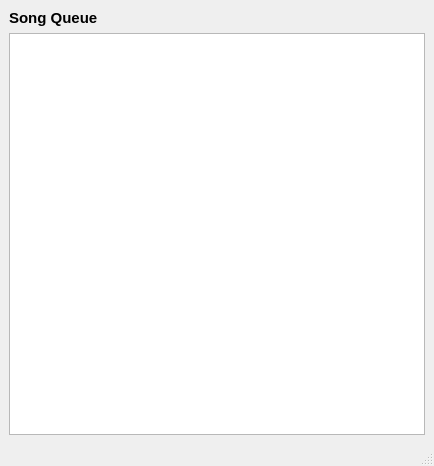
<?xml version="1.0" encoding="UTF-8"?>
<!--
Copyright (c) 2017 Tim Chen

This file is part of PyKS.

This file may be used under the terms of the GNU General Public License
version 3.0 as published by the Free Software Foundation and appearing in
the file LICENSE included in the packaging of this file.  Please review the
following information to ensure the GNU General Public License version 3.0
requirements will be met: http://www.gnu.org/copyleft/gpl.html.

This file is provided AS IS with NO WARRANTY OF ANY KIND, INCLUDING THE
WARRANTY OF DESIGN, MERCHANTABILITY AND FITNESS FOR A PARTICULAR PURPOSE.
See the GNU Public License along with PyKS.
-->
<ui version="4.0">
 <class>QueueWindow</class>
 <widget class="QMainWindow" name="QueueWindow">
  <property name="geometry">
   <rect>
    <x>0</x>
    <y>0</y>
    <width>434</width>
    <height>466</height>
   </rect>
  </property>
  <property name="acceptDrops">
   <bool>true</bool>
  </property>
  <property name="windowTitle">
   <string>Song Queue</string>
  </property>
  <property name="windowIcon">
   <iconset resource="images/resources.qrc">
    <normaloff>:/images/song_queue.png</normaloff>:/images/song_queue.png</iconset>
  </property>
  <widget class="QWidget" name="centralwidget">
   <layout class="QGridLayout" name="gridLayout">
    <item row="0" column="0">
     <layout class="QVBoxLayout" name="verticalLayout">
      <property name="sizeConstraint">
       <enum>QLayout::SetNoConstraint</enum>
      </property>
      <item>
       <widget class="QLabel" name="label_2">
        <property name="font">
         <font>
          <family>Segoe UI</family>
          <pointsize>11</pointsize>
          <weight>75</weight>
          <bold>true</bold>
         </font>
        </property>
        <property name="text">
         <string>Song Queue</string>
        </property>
       </widget>
      </item>
      <item>
       <widget class="SonglistTableView" name="queueTableView">
        <property name="sizePolicy">
         <sizepolicy hsizetype="Preferred" vsizetype="Expanding">
          <horstretch>0</horstretch>
          <verstretch>0</verstretch>
         </sizepolicy>
        </property>
        <property name="minimumSize">
         <size>
          <width>325</width>
          <height>377</height>
         </size>
        </property>
        <property name="font">
         <font>
          <pointsize>11</pointsize>
         </font>
        </property>
        <property name="contextMenuPolicy">
         <enum>Qt::CustomContextMenu</enum>
        </property>
        <property name="acceptDrops">
         <bool>true</bool>
        </property>
        <property name="dragEnabled">
         <bool>true</bool>
        </property>
        <property name="dragDropOverwriteMode">
         <bool>false</bool>
        </property>
        <property name="dragDropMode">
         <enum>QAbstractItemView::DragDrop</enum>
        </property>
        <property name="defaultDropAction">
         <enum>Qt::MoveAction</enum>
        </property>
        <property name="alternatingRowColors">
         <bool>true</bool>
        </property>
        <property name="selectionBehavior">
         <enum>QAbstractItemView::SelectRows</enum>
        </property>
        <property name="showGrid">
         <bool>false</bool>
        </property>
       </widget>
      </item>
     </layout>
    </item>
   </layout>
  </widget>
  <widget class="QMenuBar" name="menubar">
   <property name="geometry">
    <rect>
     <x>0</x>
     <y>0</y>
     <width>434</width>
     <height>21</height>
    </rect>
   </property>
  </widget>
  <widget class="QStatusBar" name="statusbar"/>
 </widget>
 <customwidgets>
  <customwidget>
   <class>SonglistTableView</class>
   <extends>QTableView</extends>
   <header>widgets</header>
  </customwidget>
 </customwidgets>
 <resources>
  <include location="images/resources.qrc"/>
 </resources>
 <connections/>
</ui>
